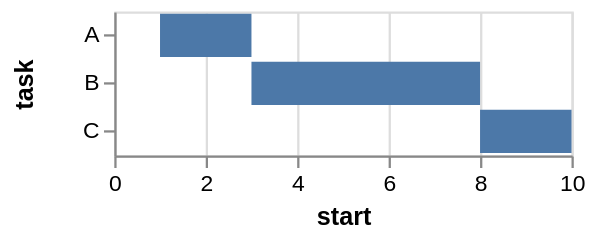

Write the Vega-Lite specification saved for this chart.
### Vega specification from a JSON file in a GitHub repository (floating-point values rounded to 4 significant figures)
{"$schema": "https://vega.github.io/schema/vega/v3.0.json", "description": "A simple bar chart with ranged data (aka Gantt Chart).", "autosize": "pad", "padding": 5, "width": 200, "style": "cell", "data": [{"name": "source_0", "values": [{"task": "A", "start": 1, "end": 3}, {"task": "B", "start": 3, "end": 8}, {"task": "C", "start": 8, "end": 10}]}, {"name": "data_0", "source": "source_0", "transform": [{"type": "formula", "expr": "toNumber(datum[\"start\"])", "as": "start"}, {"type": "formula", "expr": "toNumber(datum[\"end\"])", "as": "end"}, {"type": "filter", "expr": "datum[\"start\"] !== null && !isNaN(datum[\"start\"])"}]}], "signals": [{"name": "y_step", "value": 21}, {"name": "height", "update": "bandspace(domain('y').length, 0.1, 0.05) * y_step"}], "marks": [{"name": "marks", "type": "rect", "style": ["bar"], "from": {"data": "data_0"}, "encode": {"update": {"x": {"scale": "x", "field": "start"}, "x2": {"scale": "x", "field": "end"}, "y": {"scale": "y", "field": "task"}, "height": {"scale": "y", "band": true}, "fill": {"value": "#4c78a8"}}}}], "scales": [{"name": "x", "type": "linear", "domain": {"data": "data_0", "fields": ["start", "end"], "sort": true}, "range": [0, {"signal": "width"}], "nice": true, "zero": true}, {"name": "y", "type": "band", "domain": {"data": "data_0", "field": "task", "sort": true}, "range": {"step": {"signal": "y_step"}}, "paddingInner": 0.1, "paddingOuter": 0.05}], "axes": [{"scale": "x", "orient": "bottom", "labelOverlap": true, "tickCount": {"signal": "ceil(width/40)"}, "title": "start", "zindex": 1}, {"scale": "x", "orient": "bottom", "domain": false, "grid": true, "labels": false, "maxExtent": 0, "minExtent": 0, "tickCount": {"signal": "ceil(width/40)"}, "ticks": false, "zindex": 0, "gridScale": "y"}, {"scale": "y", "orient": "left", "labelOverlap": true, "title": "task", "zindex": 1}], "config": {"axis": {"labelBound": 21}, "axisY": {"minExtent": 30}}}
